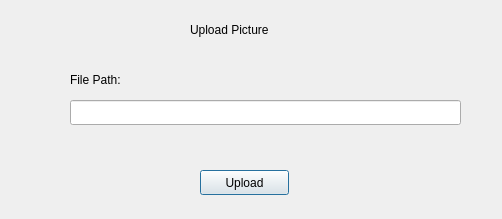
<?xml version="1.0" encoding="UTF-8"?>
<ui version="4.0">
 <class>upload_win</class>
 <widget class="QDialog" name="upload_win">
  <property name="geometry">
   <rect>
    <x>0</x>
    <y>0</y>
    <width>502</width>
    <height>219</height>
   </rect>
  </property>
  <property name="windowTitle">
   <string>Dialog</string>
  </property>
  <widget class="QLabel" name="label">
   <property name="geometry">
    <rect>
     <x>190</x>
     <y>20</y>
     <width>121</width>
     <height>20</height>
    </rect>
   </property>
   <property name="text">
    <string>Upload Picture</string>
   </property>
  </widget>
  <widget class="QLabel" name="label_2">
   <property name="geometry">
    <rect>
     <x>70</x>
     <y>70</y>
     <width>71</width>
     <height>20</height>
    </rect>
   </property>
   <property name="text">
    <string>File Path:</string>
   </property>
  </widget>
  <widget class="QLineEdit" name="lineEdit">
   <property name="geometry">
    <rect>
     <x>70</x>
     <y>100</y>
     <width>391</width>
     <height>25</height>
    </rect>
   </property>
  </widget>
  <widget class="QPushButton" name="Upload">
   <property name="geometry">
    <rect>
     <x>200</x>
     <y>170</y>
     <width>89</width>
     <height>25</height>
    </rect>
   </property>
   <property name="text">
    <string>Upload</string>
   </property>
  </widget>
 </widget>
 <resources/>
 <connections/>
</ui>
